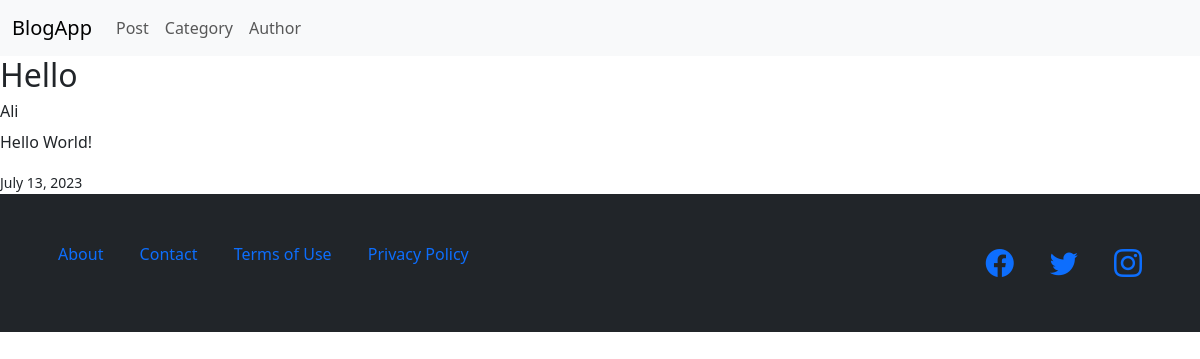
Page /posts/2/ on the committed database.
### BlogApp/models.py (models this page shows, shortened)
class Post(models.Model):
    title = models.CharField(max_length=200)
    content = models.TextField()
    author = models.CharField(max_length=200)
    date = models.DateField(auto_now_add=True)

### BlogApp/views.py (the view)
# urls.py: path('posts/<int:post_id>/', views.post_details),
def post_details(request, post_id):
    detail = Post.objects.get(id = post_id)
    return render(request, 'post_details.html', {'detail': detail})

### template/post_details.html
{% extends 'base.html' %}
{% block content %}
<h2>{{ detail.title }}</h2>
<h6>{{ detail.author }}</h6>
<p>{{ detail.content }}</p>
<small>{{ detail.date }}</small>
{%endblock%}

### rows in the picture
Post: title "Hello", author "Ali", content "Hello World!", date "July 13, 2023"
